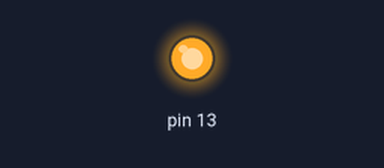
The sketch below on a simulated Arduino Uno, built with avr-gcc and run on an emulated ATmega328P. Shown: output pins drawn as LEDs (lit = HIGH).

Above: at 0.1 s.
At 1.1 s:
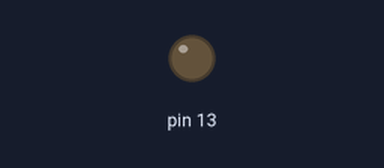
Timing chart, 0 to 2.6 s (numbered marks = the images above):
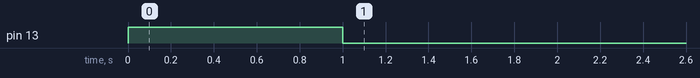

The sketch:

heater.ino
```cpp
int incomingByte = 0;   // for incoming serial data
boolean poweredOn = false;

void setup() {
  // initialize the digital pin as an output.
  // Pin 13 has an LED connected on most Arduino boards:
  pinMode(13, OUTPUT);
  Serial.begin(9600);  //Start the serial connection with the computer
                       //to view the result open the serial monitor

  Serial.setTimeout(10000);

  // cycle LED to prove this electrically circuited
  flash(1000);
}

void flash(int duration) {
    // cycle LED to prove this electrically circuited
  digitalWrite(13, HIGH);   // set the LED on
  delay(duration);              // wait for a second
  digitalWrite(13, LOW);    // set the LED off
  delay(duration);
}


void loop() {
  // wait for a second
  // read the incoming byte:

      String content = "";
      char serialdata[80];
      int nchars;

      nchars=Serial.readBytesUntil('\0', serialdata, 80);
      content = String(serialdata);
      content = content.substring(0, nchars);
      content.trim();

      if (content != "") {
        if (content == "ON")
        {
          digitalWrite(13, HIGH);
          poweredOn = true;
            Serial.print("ON");
        }
        else if (content == "OFF")
        {
          digitalWrite(13, LOW);
          poweredOn = false;
            Serial.print("OFF");
        }
        else if (content == "QUERY")
        {
          if (poweredOn)
          {
            Serial.print("ON");
          }
          else
          {
            Serial.print("OFF");
          }
        }
        else
        {
          Serial.print("ERR: " + content);
        }
      }
}
```
